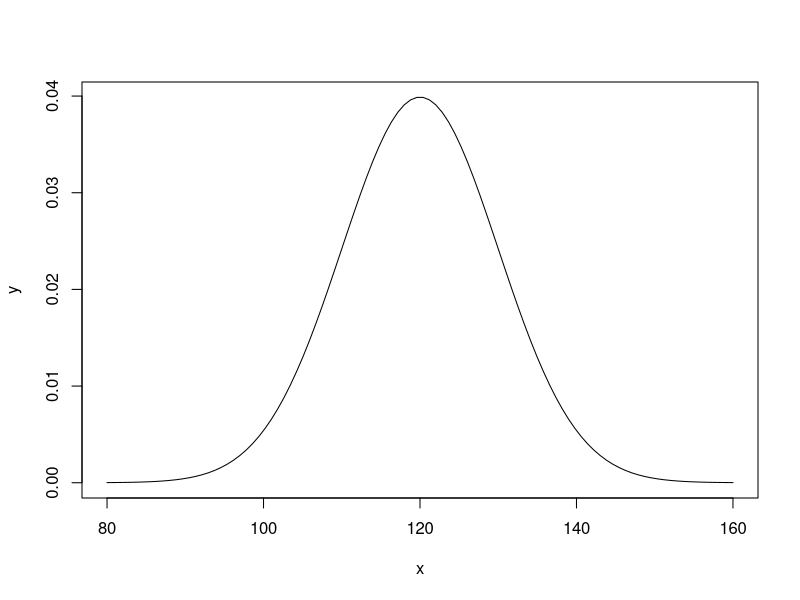
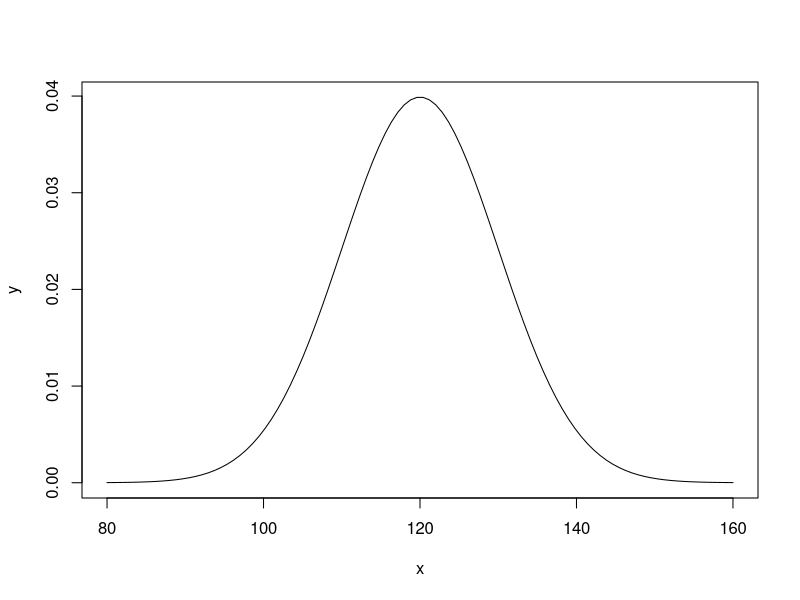
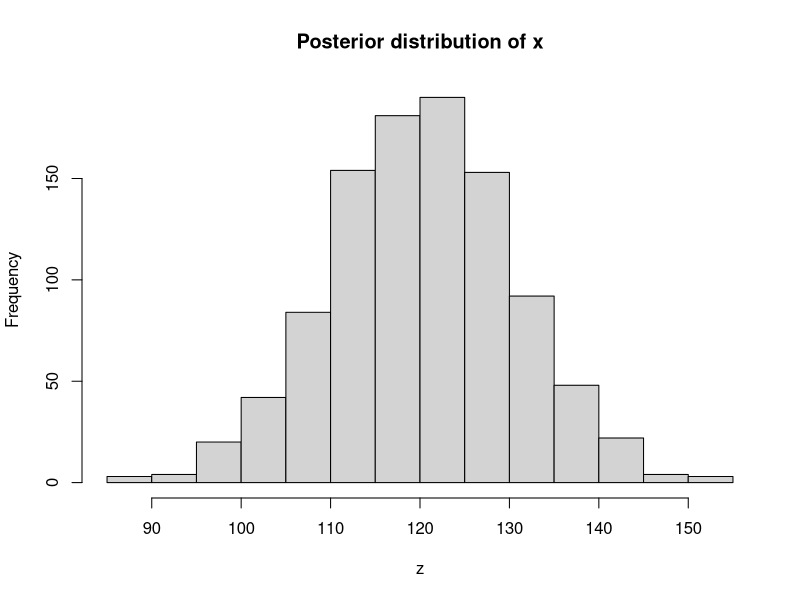
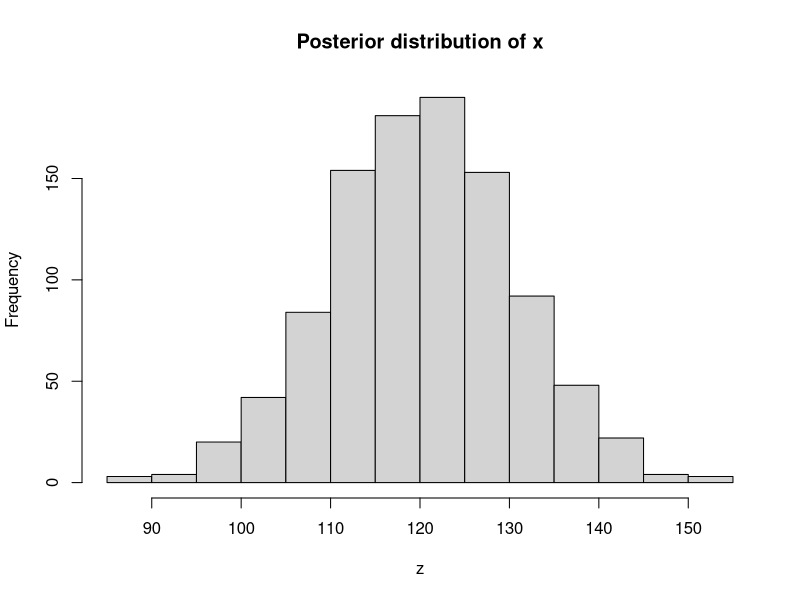

Source code (R) for these figures, in order:
## ---- chunk 1
priormean <- 120 
priorsd <- 10 
## ---- chunk 2
x <- seq(80,160,len = 100) 
## ---- chunk 3
head(x)

max(x)
## ---- chunk 4
y<-dnorm(x,mean = priormean,sd=priorsd)
plot(x,y,type = "l")
## ---- chunk 5
y<-dnorm(x,mean = priormean,sd=priorsd)
plot(x,y,type = "l")
## ---- chunk 6
z <- rnorm(1000,priormean,priorsd)

head(z)
## ---- chunk 7
hist(z,main = "Posterior distribution of x")
## ---- chunk 8
hist(z,main = "Posterior distribution of x")
## ---- chunk 9
mean(z) 

sd(z) 

## ---- chunk 10
sbp <- mean(z) + qnorm(c(0.025,0.975)) * sd(z) 
sbp
